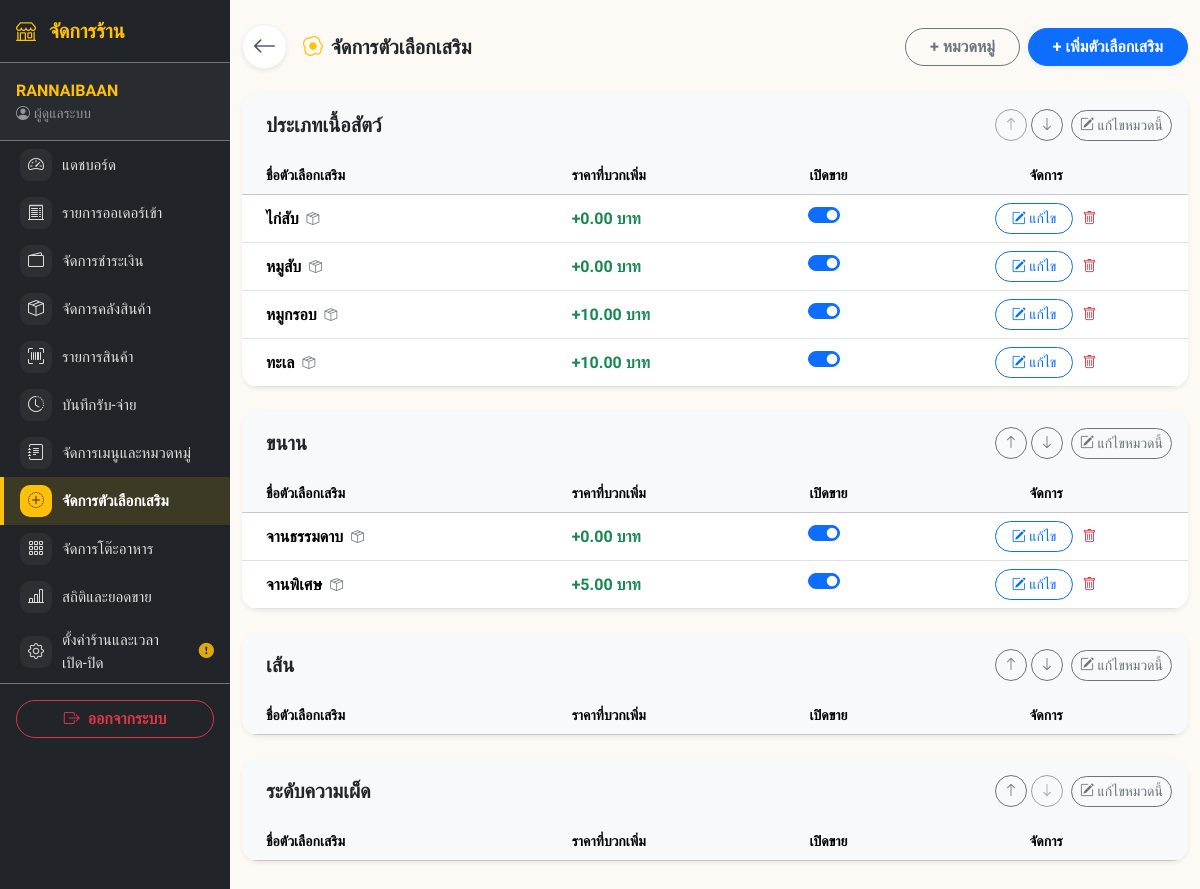
The page /owner/manage_toppings.php (signed in) on the database its author committed.
### tables this page shows
CREATE TABLE `owner` (
  `owner_id` int(11) NOT NULL AUTO_INCREMENT,
  `username` varchar(50) NOT NULL,
  `password` varchar(255) NOT NULL,
  `email` varchar(100) DEFAULT NULL,
  `name` varchar(100) DEFAULT NULL,
  `phone` varchar(20) DEFAULT NULL,
  `logo_url` varchar(255) DEFAULT 'default_logo.png',
  `promptpay_qr` varchar(255) DEFAULT NULL,
  `bank_info` text DEFAULT NULL,
  `restaurant_name` varchar(255) DEFAULT NULL,
  `address` text DEFAULT NULL,
  `open_time` time DEFAULT NULL,
  `close_time` time DEFAULT NULL,
  `is_shop_open` tinyint(1) DEFAULT 0,
  `is_dinein_open` tinyint(1) NOT NULL DEFAULT 1,
  `is_takeaway_open` tinyint(1) NOT NULL DEFAULT 1,
  `max_queue` int(11) DEFAULT 20,
  `close_reason` varchar(255) DEFAULT '',
  `created_at` datetime DEFAULT current_timestamp(),
  `last_login` datetime DEFAULT NULL,
  `is_active` tinyint(1) DEFAULT 1,
  PRIMARY KEY (`owner_id`),
  UNIQUE KEY `username` (`username`)
);

CREATE TABLE `topping_categories` (
  `topping_cat_id` int(11) NOT NULL AUTO_INCREMENT,
  `topping_cat_name` varchar(100) NOT NULL,
  `sort_order` int(11) NOT NULL DEFAULT 0,
  PRIMARY KEY (`topping_cat_id`)
);

CREATE TABLE `topping` (
  `topping_id` int(11) NOT NULL AUTO_INCREMENT,
  `sku` varchar(30) DEFAULT NULL,
  `topping_name` varchar(100) NOT NULL,
  `price` decimal(10,2) NOT NULL DEFAULT 0.00,
  `topping_cat_id` int(11) DEFAULT NULL,
  `is_active` tinyint(1) DEFAULT 1,
  `created_at` datetime DEFAULT current_timestamp(),
  `stock_qty` int(11) NOT NULL DEFAULT 50,
  `reorder_point` int(11) NOT NULL DEFAULT 5,
  `use_stock` tinyint(1) NOT NULL DEFAULT 1,
  `stock_pool_id` int(11) DEFAULT NULL,
  PRIMARY KEY (`topping_id`),
  UNIQUE KEY `sku_unique` (`sku`),
  KEY `FK_Topping_cat` (`topping_cat_id`),
  KEY `fk_topping_stock_pool` (`stock_pool_id`),
  CONSTRAINT `FK_Topping_cat` FOREIGN KEY (`topping_cat_id`) REFERENCES `topping_categories` (`topping_cat_id`),
  CONSTRAINT `fk_topping_stock_pool` FOREIGN KEY (`stock_pool_id`) REFERENCES `stock_pool` (`pool_id`) ON DELETE SET NULL
);

### includes/topping_render.php (the view, shortened to what this page needs)
<?php
function render_owner_topping_row($row) {
    $is_in_stock = $row['is_active'] == 1;
    $t_name_js = htmlspecialchars(json_encode($row['topping_name'], JSON_UNESCAPED_UNICODE), ENT_QUOTES);
    ?>
    <tr id="row-<?= $row['topping_id'] ?>" class="<?= !$is_in_stock ? 'out-of-stock' : '' ?>">
        <td class="ps-4 fw-bold topping-name">
            <?= htmlspecialchars($row['topping_name']) ?>
            <?php if (!empty($row['use_stock'])): ?>
                <i class="bi bi-box-seam text-secondary ms-1" style="font-size: 0.8rem;" title="ติดตามคลังสินค้าอยู่ (ดูจำนวนคงเหลือได้ที่หน้าจัดการคลังสินค้า)"></i>
            <?php endif; ?>
        </td>
        <td class="text-success fw-bold">+<?= number_format($row['price'], 2) ?> บาท</td>
        <td class="text-center">
            <div class="form-check form-switch d-inline-block m-0">
                <input class="form-check-input" type="checkbox" role="switch"
                       id="active_<?= $row['topping_id'] ?>"
                       onchange="toggleToppingActive(<?= $row['topping_id'] ?>, this.checked)"
                       <?= $is_in_stock ? 'checked' : '' ?>>
            </div>
        </td>
        <td class="text-center">
            <button class="btn btn-sm btn-outline-primary rounded-pill px-3 me-1"
                    onclick="openToppingModal(<?= $row['topping_id'] ?>, <?= $t_name_js ?>, <?= $row['price'] ?>, <?= $row['topping_cat_id'] ?>, <?= !empty($row['use_stock']) ? 1 : 0 ?>, <?= (int)$row['stock_qty'] ?>, <?= (int)$row['is_active'] ?>)">
                <i class="bi bi-pencil-square"></i> แก้ไข
            </button>
            <button type="button" class="btn btn-sm btn-link text-danger p-0" onclick="confirmDeleteTopping(<?= $row['topping_id'] ?>, <?= $t_name_js ?>)">
                <i class="bi bi-trash"></i>
            </button>
        </td>
    </tr>
    <?php
    return ob_get_clean();
}
function render_owner_topping_category_block($cat, $cat_toppings) {
    $current_cat_id = $cat['topping_cat_id'];
    $cat_toppings_json = json_encode(array_map(function ($t) {
        return ['id' => $t['topping_id'], 'name' => $t['topping_name'], 'price' => $t['price']];
    }, $cat_toppings), JSON_UNESCAPED_UNICODE | JSON_HEX_APOS);
    $cat_name_json = json_encode($cat['topping_cat_name'], JSON_UNESCAPED_UNICODE | JSON_HEX_APOS);
    ?>
    <div class="card border-0 shadow-sm rounded-4 overflow-hidden mb-4 cat-block" id="cat-block-<?= $current_cat_id ?>">
        <div class="card-header bg-light border-0 py-3 ps-4 d-flex justify-content-between align-items-center">
            <h5 class="fw-bold m-0 text-dark"><?= htmlspecialchars($cat['topping_cat_name']) ?></h5>
            <div class="d-flex align-items-center gap-1">
                <button type="button" class="btn btn-sm btn-outline-secondary rounded-circle d-flex align-items-center justify-content-center cat-move-up" style="width: 32px; height: 32px; padding: 0;"
                        onclick="moveCategory(<?= $current_cat_id ?>, 'up')" title="ย้ายขึ้น">
                    <i class="bi bi-arrow-up"></i>
                </button>
                <button type="button" class="btn btn-sm btn-outline-secondary rounded-circle d-flex align-items-center justify-content-center cat-move-down" style="width: 32px; height: 32px; padding: 0;"
                        onclick="moveCategory(<?= $current_cat_id ?>, 'down')" title="ย้ายลง">
                    <i class="bi bi-arrow-down"></i>
                </button>
                <button class="btn btn-sm btn-outline-secondary rounded-pill ms-1"
                        onclick='openCatModal(<?= $current_cat_id ?>, <?= $cat_name_json ?>, <?= $cat_toppings_json ?>)'>
                    <i class="bi bi-pencil-square"></i> แก้ไขหมวดนี้
                </button>
            </div>
        </div>
        <table class="table align-middle mb-0">
            <thead class="table-light">
                <tr>
                    <th class="ps-4 py-2 small" style="width: 34%;">ชื่อตัวเลือกเสริม</th>
                    <th class="py-2 small" style="width: 20%;">ราคาที่บวกเพิ่ม</th>
                    <th class="text-center py-2 small" style="width: 16%;">เปิดขาย</th>
                    <th class="text-center py-2 small" style="width: 30%;">จัดการ</th>
                </tr>
            </thead>
            <tbody id="topping-tbody-<?= $current_cat_id ?>">
                <?php foreach ($cat_toppings as $row) { echo render_owner_topping_row($row); } ?>
            </tbody>
        </table>
    </div>
    <?php
    return ob_get_clean();
}

### includes/nav_owner.php (shortened to what this page needs)
<?php
$current_page = basename($_SERVER['PHP_SELF']);
$owner_name = "ผู้ดูแลระบบ";
$restaurant_name = "Owner System";
$owner_logo_url = "";
$owner_missing_qr = false;
if (isset($_SESSION['owner_id'])) {
    $o_id = $_SESSION['owner_id'];
    $stmt = $conn->prepare("SELECT name, restaurant_name, logo_url, promptpay_qr FROM owner WHERE owner_id = ?");
    $stmt->bind_param("i", $o_id);
    $stmt->execute();
    $result = $stmt->get_result();
    if ($result->num_rows > 0) {
        $o_info = $result->fetch_assoc();
        $owner_name = !empty($o_info['name']) ? $o_info['name'] : "ผู้ดูแลระบบ";
        $restaurant_name = !empty($o_info['restaurant_name']) ? $o_info['restaurant_name'] : "Owner System";
        $owner_logo_url = $o_info['logo_url'] ?? '';
        $owner_missing_qr = empty($o_info['promptpay_qr']);
    }
}
$owner_nav_items = [
    ['page' => 'dashboard.php',        'icon' => 'bi-speedometer2',      'label' => 'แดชบอร์ด'],
    ['page' => 'manage_orders.php',    'icon' => 'bi-receipt-cutoff',    'label' => 'รายการออเดอร์เข้า'],
    ['page' => 'manage_payments.php',  'icon' => 'bi-wallet2',           'label' => 'จัดการชำระเงิน'],
    ['page' => 'manage_stock.php',     'icon' => 'bi-box-seam',          'label' => 'จัดการคลังสินค้า'],
    ['page' => 'product_list.php',     'icon' => 'bi-upc-scan',          'label' => 'รายการสินค้า'],
    ['page' => 'stock_transactions.php', 'icon' => 'bi-clock-history',   'label' => 'บันทึกรับ-จ่าย'],
    ['page' => 'manage_menu.php',      'icon' => 'bi-journal-text',      'label' => 'จัดการเมนูและหมวดหมู่'],
    ['page' => 'manage_toppings.php',  'icon' => 'bi-plus-circle-dotted','label' => 'จัดการตัวเลือกเสริม'],
    ['page' => 'manage_tables.php',    'icon' => 'bi-grid-3x3-gap',      'label' => 'จัดการโต๊ะอาหาร'],
    ['page' => 'reports.php',          'icon' => 'bi-bar-chart-line',    'label' => 'สถิติและยอดขาย'],
    [
        'page' => 'settings.php', 'icon' => 'bi-gear', 'label' => 'ตั้งค่าร้านและเวลาเปิด-ปิด',
        'warn' => $owner_missing_qr, 'warn_title' => 'ยังไม่ได้แนบ QR Code รับเงิน ลูกค้าโอนเงินตอนสั่งกลับบ้านจะไม่เห็น QR ให้สแกนจ่าย',
    ],
];
?>
<div class="owner-shell d-flex">
  <div class="offcanvas-lg offcanvas-start owner-sidebar bg-dark text-white" tabindex="-1" id="ownerSidebar">
    <div class="offcanvas-header border-bottom border-secondary d-flex justify-content-between align-items-center">
      <h5 class="offcanvas-title fw-bold text-warning m-0">
        <?php if (!empty($owner_logo_url) && $owner_logo_url !== 'default_logo.png'): ?>
            <img src="<?= BASE_URL ?>assets/images/logos/<?= htmlspecialchars($owner_logo_url) ?>" alt="logo" style="width:36px;height:36px;object-fit:cover;border-radius:50%;" class="me-2">
        <?php else: ?>
            <i class="bi bi-shop me-2"></i>
        <?php endif; ?>
        จัดการร้าน
      </h5>
    </div>
    <div class="offcanvas-body p-0 d-flex flex-column">
      <div class="owner-sidebar-brand d-none d-lg-block px-3 py-3 border-bottom border-secondary">
        <div class="fw-bold text-warning text-truncate"><?= htmlspecialchars($restaurant_name) ?></div>
        <div class="small text-white-50 text-truncate"><i class="bi bi-person-circle me-1"></i><?= htmlspecialchars($owner_name) ?></div>
      </div>
      <ul class="nav flex-column flex-grow-1 mt-2 mt-lg-0">
        <?php foreach ($owner_nav_items as $item): ?>
        <li class="nav-item">
          <a class="owner-nav-link nav-link text-white py-2 px-3 d-flex align-items-center <?= ($current_page == $item['page']) ? 'active' : ''; ?>" href="../owner/<?= $item['page'] ?>">
            <span class="owner-nav-icon"><i class="bi <?= $item['icon'] ?>"></i></span>
            <span><?= $item['label'] ?></span>
            <?php if ($item['page'] === 'settings.php'): ?>
                <i id="navQrWarnIcon" class="bi bi-exclamation-circle-fill text-warning ms-2" title="<?= htmlspecialchars($item['warn_title'] ?? 'ต้องตรวจสอบการตั้งค่า') ?>" style="<?= empty($item['warn']) ? 'display:none;' : '' ?>"></i>
            <?php elseif (!empty($item['warn'])): ?>
                <i class="bi bi-exclamation-circle-fill text-warning ms-2" title="<?= htmlspecialchars($item['warn_title'] ?? 'ต้องตรวจสอบการตั้งค่า') ?>"></i>
            <?php endif; ?>
          </a>
        </li>
        <?php endforeach; ?>
      </ul>
      <div class="p-3 border-top border-secondary">
        <a href="../logout.php" class="btn btn-outline-danger w-100 rounded-pill fw-bold" onclick="return ownerConfirmNavigate(event, 'ยืนยันออกจากระบบ?', '../logout.php')">
            <i class="bi bi-box-arrow-right me-2"></i>ออกจากระบบ
        </a>
      </div>
    </div>
  </div>
  <div class="owner-main flex-grow-1">

### owner/manage_toppings.php (shortened to what this page needs)
<?php
require_once '../includes/topping_render.php';
include '../includes/header_owner.php';
include '../includes/nav_owner.php';
?>
<link rel="stylesheet" href="<?= BASE_URL ?>assets/css/owner-manage-toppings.css?v=<?= time() ?>">
<div class="container py-3 py-md-4">
    <div class="d-flex flex-column flex-md-row justify-content-between align-items-md-center mb-4 gap-3">
        <div class="d-flex align-items-center">
            <a href="dashboard.php" class="btn btn-white rounded-circle me-3 shadow-sm d-flex align-items-center justify-content-center" style="width: 45px; height: 45px; border: 1px solid #edf2f7; background: #ffffff; color: #4a5568;" title="ย้อนกลับ">
                <i class="bi bi-arrow-left fs-4"></i>
            </a>
            <h4 class="fw-bold text-dark m-0" style="font-size: 1.25rem;"><i class="bi bi-egg-fried text-warning me-2"></i>จัดการตัวเลือกเสริม</h4>
        </div>
        <div class="d-flex gap-2">
            <button class="btn btn-outline-secondary rounded-pill px-4 fw-bold" onclick="openCatModal()">+ หมวดหมู่</button>
            <button class="btn btn-primary rounded-pill px-4 fw-bold shadow-sm" onclick="openToppingModal()">+ เพิ่มตัวเลือกเสริม</button>
        </div>
    </div>
    <?php
    $cats_query = $conn->query("SELECT * FROM topping_categories ORDER BY sort_order ASC, topping_cat_name ASC");
    $all_cats_list = [];
    while ($c = $cats_query->fetch_assoc()) { $all_cats_list[] = $c; }
    foreach ($all_cats_list as $cat):
        $current_cat_id = $cat['topping_cat_id'];
        $stmt_items = $conn->prepare("SELECT * FROM topping WHERE topping_cat_id = ? ORDER BY price ASC");
        $stmt_items->bind_param("i", $current_cat_id);
        $stmt_items->execute();
        $cat_toppings = $stmt_items->get_result()->fetch_all(MYSQLI_ASSOC);
        echo render_owner_topping_category_block($cat, $cat_toppings);
    endforeach; ?>
</div>
<?php include '../includes/footer_owner.php'; ?>

### assets/css/owner.css (style rules this page uses)
:root { --bg-body: #fdfaf5; --primary-brown: #795548; --dark-brown: #3e2723; --accent-soft: #d7ccc8; }
body { font-family: 'Sarabun', sans-serif; background-color: var(--bg-body); color: var(--dark-brown); }
h1, h2, h3, h4, h5, .font-mitr { font-family: 'Mitr', sans-serif; }
.owner-shell { align-items: stretch; min-height: 100vh; }
.owner-sidebar { --bs-offcanvas-width: min(78vw, 300px); }
@media (min-width: 992px) { .owner-sidebar { width: 230px; flex-shrink: 0; position: sticky; top: 0; height: 100vh; overflow-y: auto; } }
@media (min-width: 992px) { .owner-shell { background-color: #212529; } }
.owner-main { min-width: 0; background-color: var(--bg-body); }
@media (min-width: 992px) { body { padding-top: 0 !important; } }
.owner-sidebar-brand { background-color: rgba(255, 255, 255, 0.03); }
.owner-nav-link { display: flex; align-items: center; gap: 10px; font-size: 0.95rem; border-left: 4px solid transparent; opacity: 0.85; transition: 0.2s; }
.owner-nav-link.active { opacity: 1; background-color: rgba(255, 193, 7, 0.12); border-left-color: #ffc107; color: #fff; font-weight: bold; }
.owner-nav-icon { display: inline-flex; align-items: center; justify-content: center; width: 32px; height: 32px; min-width: 32px; border-radius: 10px; background-color: rgba(255, 255, 255, 0.06); font-size: 1rem; transition: 0.2s; }
.owner-nav-link.active .owner-nav-icon { background-color: #ffc107; color: #3e2723; }

### includes/header_owner.php (style rules this page uses)
@media (min-width: 992px) { body { padding-top: 0 !important; } }

### rows shown on the page
owner: restaurant_name "RANNAIBAAN", name "ผู้ดูแลระบบ"
topping_categories: topping_cat_name "ประเภทเนื้อสัตว์"
topping: topping_name "ไก่สับ", use_stock 1 (drawn), price "0.00", is_active "☑"
topping: topping_name "หมูสับ", use_stock 1 (drawn), price "0.00", is_active "☑"
topping: topping_name "หมูกรอบ", use_stock 1 (drawn), price "10.00", is_active "☑"
topping: topping_name "ทะเล", use_stock 1 (drawn), price "10.00", is_active "☑"
topping_categories: topping_cat_name "ขนาน"
topping: topping_name "จานธรรมดาบ", use_stock 1 (drawn), price "0.00", is_active "☑"
topping: topping_name "จานพิเศษ", use_stock 1 (drawn), price "5.00", is_active "☑"
topping_categories: topping_cat_name "เส้น", $current_cat_id 3 (drawn)
topping_categories: topping_cat_name "ระดับความเผ็ด"

### other values the page prints
$item['label'] "แดชบอร์ด"
$item['label'] "รายการออเดอร์เข้า"
$item['label'] "จัดการชำระเงิน"
$item['label'] "จัดการคลังสินค้า"
$item['label'] "รายการสินค้า"
$item['label'] "บันทึกรับ-จ่าย"
$item['label'] "จัดการเมนูและหมวดหมู่"
$item['label'] "จัดการตัวเลือกเสริม"
$item['label'] "จัดการโต๊ะอาหาร"
$item['label'] "สถิติและยอดขาย"
$item['label'] "ตั้งค่าร้านและเวลาเปิด-ปิด"
